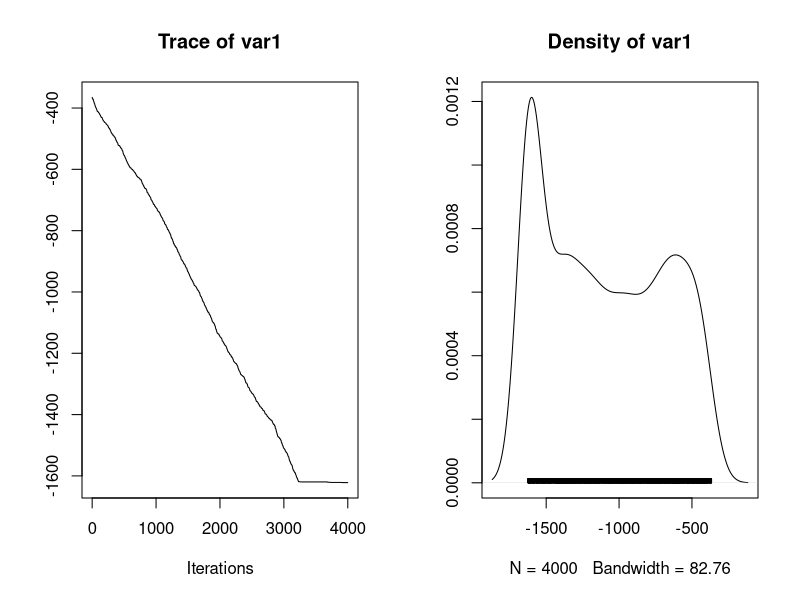
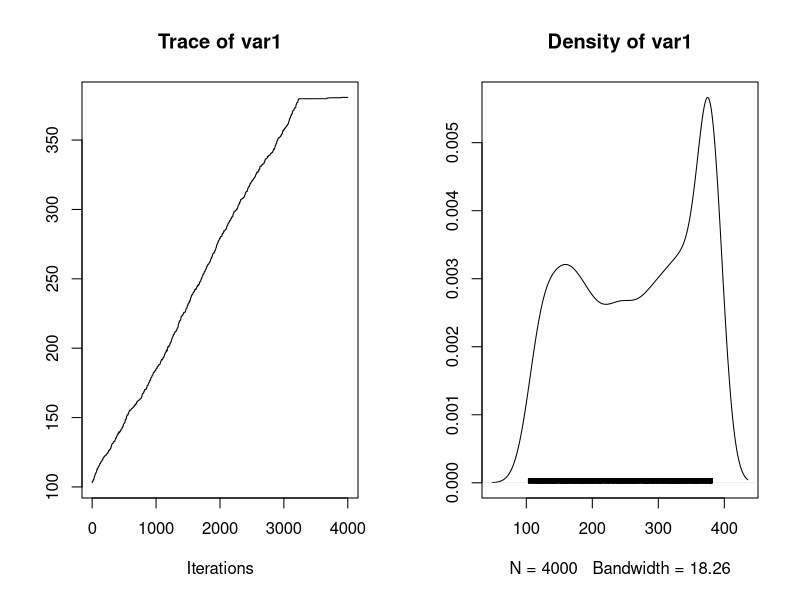
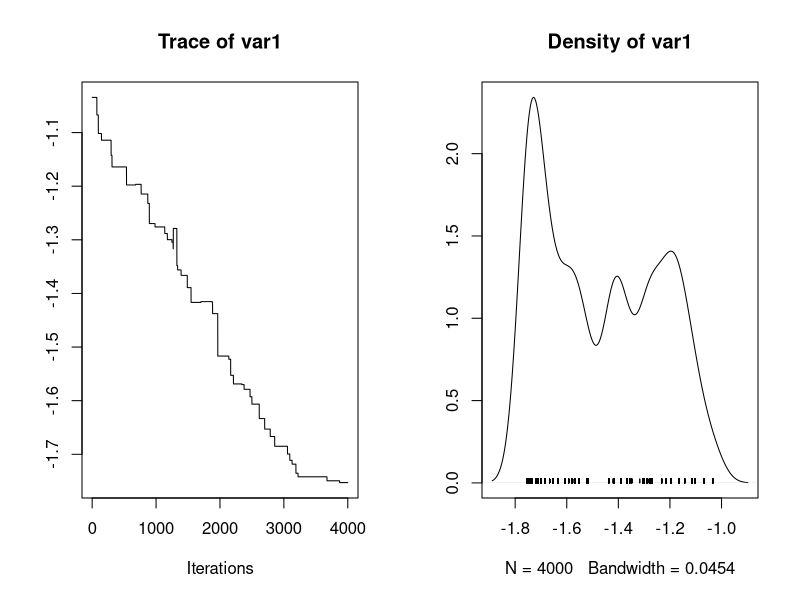
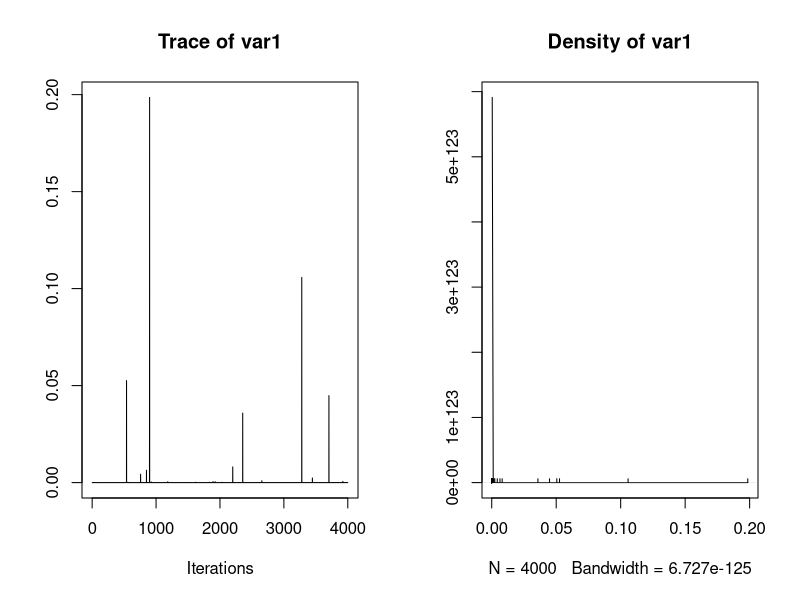

Source code (R) for these figures, in order:
## ---- chunk 1
Ndoses <- 6                                          # Number of doses
Nplates <- 3                                         # Number of plates
y <- structure(c(15, 16, 16, 27, 33, 20, 21, 18, 26, # Number of revertant colonies measured
                 41, 38, 27, 29, 21, 33, 60, 41, 42), .Dim = c(6, 3))
x <- c(0, 10, 33, 100, 333, 1000)                    # Dose of quinoline (in \mu g per plate)
## ---- chunk 2
alpha <- 0
beta <- 0
gamma <- 0
tau <- 0.1
lambda <-structure(c(0, 0, 0, 0, 0, 0, 0, 0, 0, 0, 0, 0, 0, 0, 0, 0, 0, 0), 
                   .Dim = c(6, 3))
## ---- chunk 3
model <- function(Ndoses, Nplates, x, y, alpha, beta, gamma, tau, lambda, 
                  nchain, prop_sd){
  ## Hyperparameters
  alpha.sigma2 <- .000001
  beta.sigma2 <- .000001
  gamma.sigma2 <- .000001
  tau.xi <- .001
  tau.phi <- .001
  ## Initialization
  mu <- matrix(NA, nrow = Ndoses, ncol = Nplates)
  mu.candidate <- matrix(NA, nrow = Ndoses, ncol = Nplates)
  chain <- matrix(NA, nrow = nchain + 1, ncol = 4)
  colnames(chain) <- c("alpha", "beta", "gamma", "tau")
  chain[1,] <- c(alpha, beta, gamma, tau)
  ## Update
  for(k in 1:nchain){
    tau.rate <- tau.xi + Ndoses*Nplates
    tau.shape <- tau.phi + .5*sum(lambda**2)
    tau <- rgamma(n = 1, rate = tau.rate, shape = tau.shape)
    chain[k + 1, 4] <- tau
    lambda <- structure(rnorm(n = Nplates * Ndoses, mean = 0, sd = chain[k + 1, 4]), .Dim = c(Ndoses, Nplates))
    for(j in 1:Ndoses){
      for(i in 1:Nplates){
        mu[j, i] <- exp(chain[k, 1] + chain[k, 2] * log(x[j] + 10) + chain[k, 3] * x[j] + lambda[j, i])
      }
    }
    # Metropolis-Hastings for alpha
    alpha.candidate <- rnorm(1, mean = chain[k, 1], sd = prop_sd[1])
    for(j in 1:Ndoses){
      for(i in 1:Nplates){
        mu.candidate[j, i] <- exp(alpha.candidate + chain[k, 2] * log(x[j] + 10) + chain[k, 3] * x[j] + lambda[j, i])
      }
    }
    alpha.top <- alpha.candidate^2 / alpha.sigma2 + sum(y * log(mu.candidate) - mu.candidate)
    alpha.bottom <- chain[k, 1]^2 / alpha.sigma2 + sum(y * log(mu) - mu)
    alpha.ratio <- alpha.top - alpha.bottom
    if(!is.na(alpha.ratio) && log(runif(1)) < alpha.ratio){
      chain[k + 1, 1] <- alpha.candidate
    } else {
      chain[k + 1, 1] <- chain[k, 1]
    }
    # Metropolis-Hastings for beta
    beta.candidate <- rnorm(1, mean = chain[k, 2], sd = prop_sd[2])
    for(j in 1:Ndoses){
      for(i in 1:Nplates){
        mu.candidate[j, i] <- exp(chain[k+1,1] + beta.candidate * log(x[j] + 10) + chain[k, 3] * x[j] + lambda[j, i])
      }
    }
    beta.top <- beta.candidate^2 / beta.sigma2 + sum(y * log(mu.candidate) - mu.candidate)
    beta.bottom <- chain[k, 2]^2 / beta.sigma2 + sum(y * log(mu) - mu)
    beta.ratio <- beta.top - beta.bottom
    if(!is.na(beta.ratio) && log(runif(1)) < beta.ratio){
      chain[k + 1, 2] <- beta.candidate
    } else {
      chain[k + 1, 2] <- chain[k, 2]
    }
    # Metropolis-Hastings for gamma
    gamma.candidate <- rnorm(1, mean = chain[k, 3], sd = prop_sd[3])
    for(j in 1:Ndoses){
      for(i in 1:Nplates){
        mu.candidate[j, i] <- exp(chain[k+1, 1] + chain[k+1, 2] * log(x[j] + 10) + gamma.candidate * x[j] + lambda[j, i])
      }
    }
    gamma.top <- gamma.candidate^2 / gamma.sigma2 + sum(y * log(mu.candidate) - mu.candidate)
    gamma.bottom <- chain[k, 3]^2 / gamma.sigma2 + sum(y * log(mu) - mu)
    gamma.ratio <- gamma.top - gamma.bottom
    if(!is.na(gamma.ratio) && log(runif(1)) < gamma.ratio){
      chain[k + 1, 3] <- gamma.candidate
    } else {
      chain[k + 1, 3] <- chain[k, 3]
    }
  }
  return(chain)
}
## ---- chunk 4
nchain <- 5000
prop_sd <-  c(1,1,1)
chain <- model(Ndoses, Nplates, x, y, alpha, beta, gamma, tau, lambda, nchain, prop_sd)
## ---- chunk 5
library(coda)
chain.new <- chain[1001:5000,]
plot(mcmc(chain.new[,1]))
plot(mcmc(chain.new[,2]))
plot(mcmc(chain.new[,3]))
plot(mcmc(chain.new[,4]))
## ---- chunk 6
chain <- chain[1001:4001,]
res = data.frame(
  mean = round(apply(chain, 2, mean), 4),
  sd = round(apply(chain, 2, sd), 4)
)
print(res)
